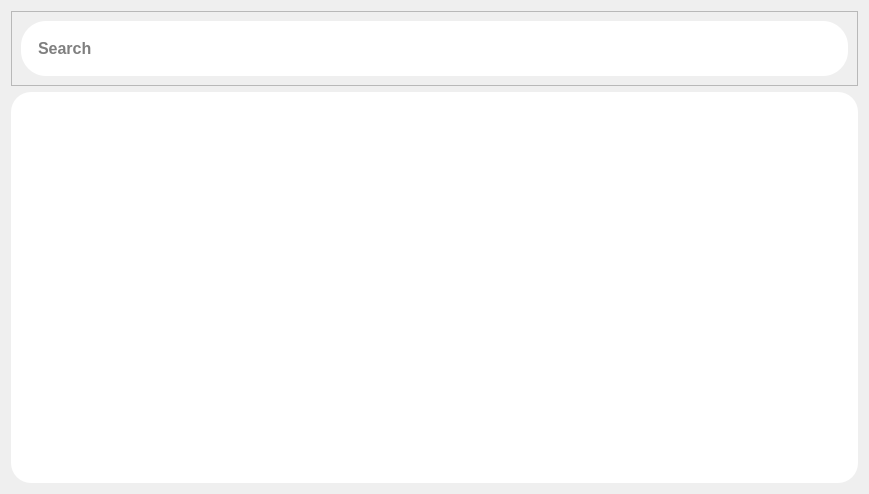
<?xml version="1.0" encoding="UTF-8"?>
<ui version="4.0">
 <class>dlgSearch</class>
 <widget class="QDialog" name="dlgSearch">
  <property name="geometry">
   <rect>
    <x>0</x>
    <y>0</y>
    <width>869</width>
    <height>494</height>
   </rect>
  </property>
  <property name="windowTitle">
   <string>Dialog</string>
  </property>
  <property name="styleSheet">
   <string notr="true">background-color: rgb(239, 239, 239);</string>
  </property>
  <layout class="QVBoxLayout" name="verticalLayout">
   <item>
    <widget class="QFrame" name="frame">
     <property name="maximumSize">
      <size>
       <width>16777215</width>
       <height>80</height>
      </size>
     </property>
     <property name="frameShape">
      <enum>QFrame::StyledPanel</enum>
     </property>
     <property name="frameShadow">
      <enum>QFrame::Raised</enum>
     </property>
     <layout class="QHBoxLayout" name="horizontalLayout">
      <item>
       <widget class="QLineEdit" name="leSearch">
        <property name="minimumSize">
         <size>
          <width>0</width>
          <height>55</height>
         </size>
        </property>
        <property name="font">
         <font>
          <pointsize>12</pointsize>
          <bold>true</bold>
         </font>
        </property>
        <property name="styleSheet">
         <string notr="true">QLineEdit{
	background-color: rgb(255, 255, 255);
	border-radius : 25px;
	padding : 5px;
	padding-left : 15px;
}
</string>
        </property>
        <property name="inputMask">
         <string/>
        </property>
        <property name="text">
         <string/>
        </property>
        <property name="cursorPosition">
         <number>0</number>
        </property>
        <property name="placeholderText">
         <string>Search</string>
        </property>
       </widget>
      </item>
     </layout>
    </widget>
   </item>
   <item>
    <widget class="QFrame" name="frame_3">
     <property name="styleSheet">
      <string notr="true">QFrame{
	border-radius : 20px;
	background-color: rgb(255, 255, 255);
}</string>
     </property>
     <property name="frameShape">
      <enum>QFrame::StyledPanel</enum>
     </property>
     <property name="frameShadow">
      <enum>QFrame::Raised</enum>
     </property>
     <layout class="QHBoxLayout" name="horizontalLayout_2">
      <item>
       <widget class="QTableView" name="tblvSuggestions">
        <property name="sizePolicy">
         <sizepolicy hsizetype="Preferred" vsizetype="Expanding">
          <horstretch>0</horstretch>
          <verstretch>0</verstretch>
         </sizepolicy>
        </property>
        <property name="minimumSize">
         <size>
          <width>500</width>
          <height>300</height>
         </size>
        </property>
        <property name="font">
         <font>
          <pointsize>12</pointsize>
          <bold>true</bold>
         </font>
        </property>
        <property name="cursor" stdset="0">
         <cursorShape>ArrowCursor</cursorShape>
        </property>
        <property name="styleSheet">
         <string notr="true"/>
        </property>
        <property name="selectionMode">
         <enum>QAbstractItemView::SingleSelection</enum>
        </property>
        <property name="selectionBehavior">
         <enum>QAbstractItemView::SelectRows</enum>
        </property>
        <property name="gridStyle">
         <enum>Qt::DotLine</enum>
        </property>
        <attribute name="horizontalHeaderVisible">
         <bool>true</bool>
        </attribute>
        <attribute name="verticalHeaderVisible">
         <bool>false</bool>
        </attribute>
       </widget>
      </item>
     </layout>
    </widget>
   </item>
  </layout>
 </widget>
 <resources/>
 <connections/>
</ui>
